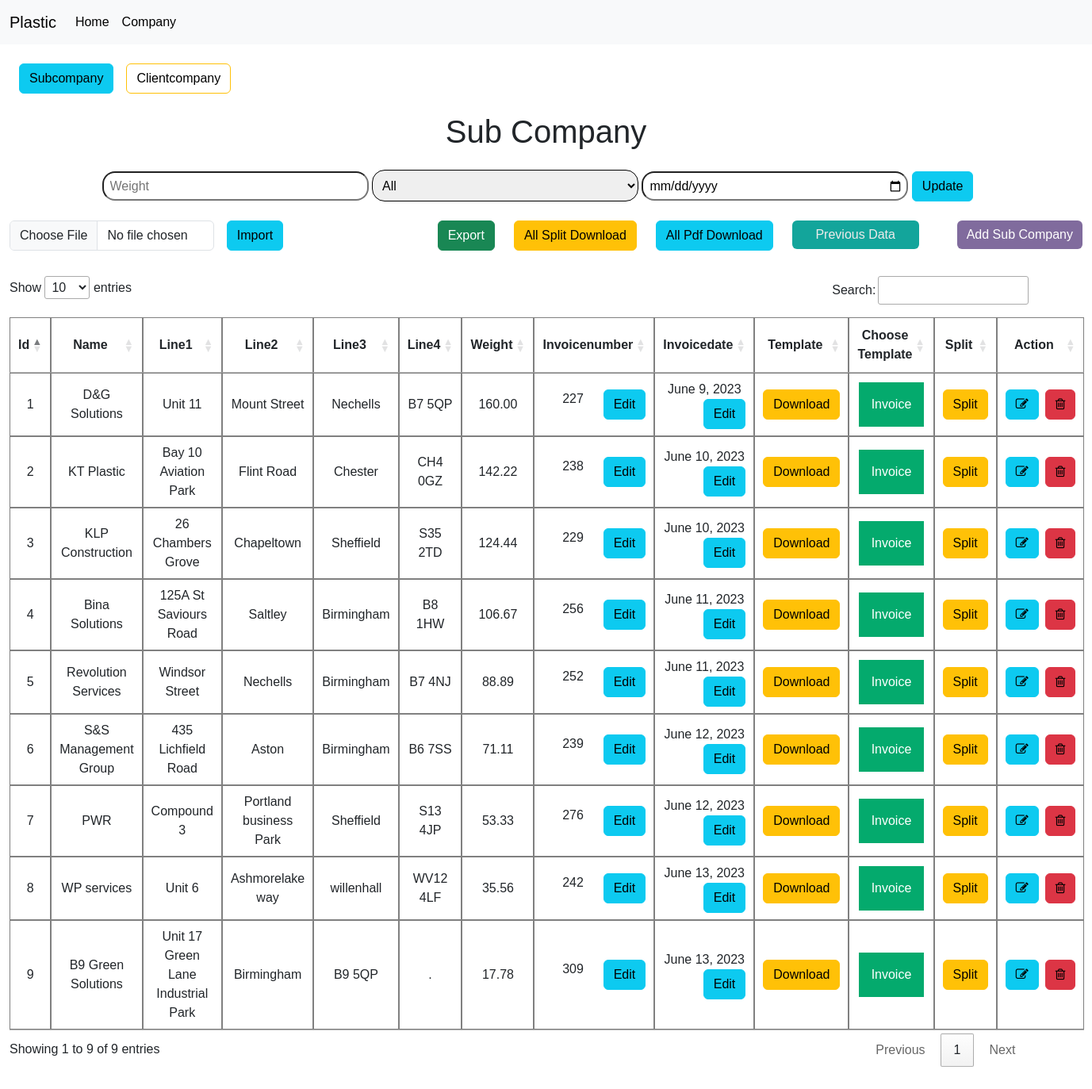
The page /subcompanyone/3/ on the database as committed earlier.
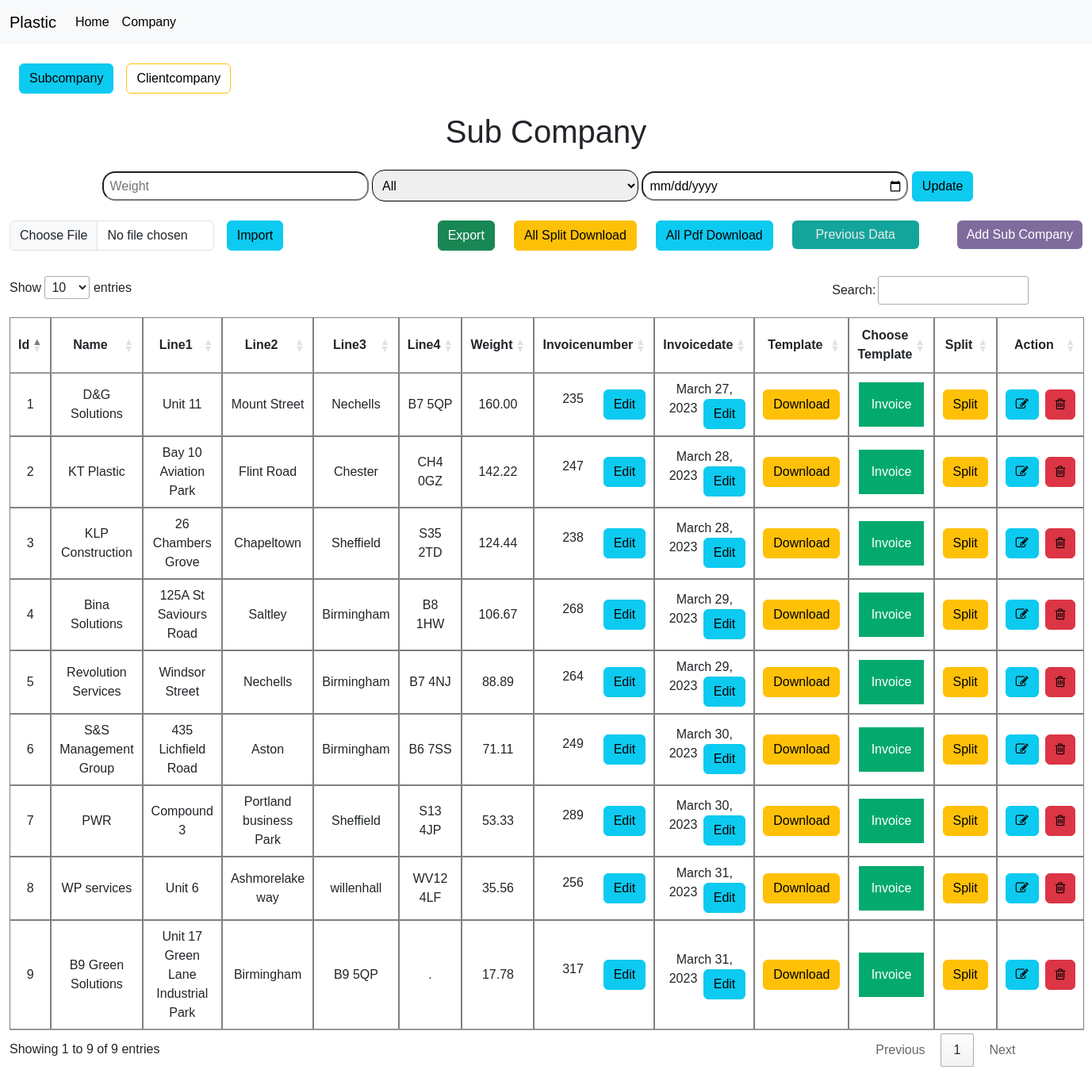
The same page on the database as committed later.
### excelapp/models.py (models this page shows, shortened)
class SubCompany(models.Model):
    head_company = models.ForeignKey(HeadCompany, on_delete=models.CASCADE)
    name = models.CharField(max_length=100)
    line1 = models.CharField(max_length=150)
    line2 = models.CharField(max_length=150)
    line3 = models.CharField(max_length=150)
    line4 = models.CharField(max_length=150)
    urlname = models.CharField(max_length=150, null=True, blank=True)
    weight = models.DecimalField(max_digits=7,null=True, blank=True, decimal_places=2)
    Invoicenumber = models.IntegerField(null=True, blank=True)
    date = models.DateField(auto_now_add=True)
    invoicedate = models.DateField(null=True, blank=True)
    rangemin = models.FloatField(null=True, blank=True)
    rangemax = models.FloatField(null=True, blank=True)

### excelapp/views.py (the view, shortened to what this page needs)
# urls.py: path('subcompanyone/<int:id>/', SubCompanyOneView.as_view(), name="subcompanyone"),
class SubCompanyOneView(View):
    def get(self, request, id):
        subform = SubcompanyForm()
        headcom = HeadCompany.objects.get(id=id)
        subview = SubCompany.objects.filter(head_company = headcom)
        return render(request, "subcompanyone.html", {'subview' :subview, 'myid' : id, 'form' : subform})

### excelapp/forms.py
class SubcompanyForm(forms.ModelForm):
    class Meta:
        model = SubCompany
        fields = ('head_company',  'name', 'line1', 'line2', 'line3', 'line4', 'invoicedate', 'rangemin', 'rangemax')
        widgets = {
            'head_company': forms.Select(attrs={'class': 'form-control'}),
            'name': forms.TextInput(attrs={'class': 'form-control', 'placeholder' : 'Name'}),
            'line1': forms.TextInput(attrs={'class': 'form-control', 'placeholder' : 'line1'}),
            'line2': forms.TextInput(attrs={'class': 'form-control', 'placeholder' : 'line2'}),
            'line3': forms.TextInput(attrs={'class': 'form-control', 'placeholder' : 'line3'}),
            'line4': forms.TextInput(attrs={'class': 'form-control', 'placeholder' : 'line4'}),
            'rangemin': forms.NumberInput(attrs={'class': 'form-control', 'placeholder' : 'Min'}),
            'rangemax': forms.NumberInput(attrs={'class': 'form-control',  'placeholder' : 'Max'}),
            'invoicedate': forms.DateInput(attrs={'type' :'date',  'class': 'form-control',  'placeholder' : 'Max'}),
        }

### excelapp/models.py (called while the page is built)
    def __str__(self):
        return self.name

### excelapp/templates/subcompanyone.html (shortened to what the changed rows need)
{% extends 'base.html' %}
{% block content %}
<div class="container mt-4 text-center mb-4">
    <h1>Sub Company</h1>
  </div>
            <thead>
                <tr>
                    <th>Id</th>
                    <th>Name </th>
                    <th>Line1 </th>
                    <th>Line2 </th>
                    <th>Line3 </th>
                    <th>Line4 </th>
                    <th>Weight </th>
                    <th>Invoicenumber </th>
                    <th>Invoicedate </th>
                    <th>Template </th>
                    <th>Choose Template </th>
                    <th>Split </th>
                    <th>Action </th>
                </tr>
            </thead>
            <tbody>
                {% for sub in  subview %}
                <tr>
                  <td>{{sub.id}}</td>
                    <td>{{sub.name}}</td>
                    <td>{{sub.line1}}</td>
                    <td>{{sub.line2}}</td>
                    <td>{{sub.line3}}</td>
                    <td>{{sub.line4}}</td>
                    <td>{{sub.weight}}</td>
                    <td>{{sub.Invoicenumber}} <a
                      href="#"
                      class="btn btn-info"
                      onclick="showModelwithNumber('{{sub.id}}')"
                      >Edit</a
                    >
                    </td>
                    <td> <span>{{sub.invoicedate}} <a
                      href="#"
                      class="btn btn-info"
                      onclick="showModelwithDate('{{sub.id}}')"
                      >Edit</a
                    >
                    </span>  </td>
                    <td><a href="/{{sub.urlname}}/{{sub.id}}" class="btn btn-warning">Download</a></td>
                    <td><div class="dropdown">
                      <button class="dropbtn">Invoice</button>
                    </div></td>
                    <td><a href="{% url 'subcompnaysplit' sub.id %}" class="btn btn-warning">Split</a></td>
                    <td> <div class="d-flex"><a href="{% url 'subcompanyupdate' id=sub.id id2=myid %}" class="btn btn-info me-2"><i class="fa fa-pencil-square-o" aria-hidden="true"></i></a> <a href="{% url 'subcompanydelete' id=sub.id id2=myid %}" class="btn btn-danger"><i class="fa fa-trash-o" aria-hidden="true"></i></a></div> </td>
                {% endfor %}
                </tr>
            </tbody>
{% endblock %}

Rows that differ between the two databases and show on the page:
changed SubCompany "D&G Solutions": Invoicenumber "227" → "235"; invoicedate "June 9, 2023" → "March 27, 2023"
changed SubCompany "KT Plastic": Invoicenumber "238" → "247"; invoicedate "June 10, 2023" → "March 28, 2023"
changed SubCompany "KLP Construction": Invoicenumber "229" → "238"; invoicedate "June 10, 2023" → "March 28, 2023"
changed SubCompany "Bina Solutions": Invoicenumber "256" → "268"; invoicedate "June 11, 2023" → "March 29, 2023"
changed SubCompany "Revolution Services": Invoicenumber "252" → "264"; invoicedate "June 11, 2023" → "March 29, 2023"
changed SubCompany "S&S Management Group": Invoicenumber "239" → "249"; invoicedate "June 12, 2023" → "March 30, 2023"
changed SubCompany "PWR": Invoicenumber "276" → "289"; invoicedate "June 12, 2023" → "March 30, 2023"
changed SubCompany "WP services": Invoicenumber "242" → "256"; invoicedate "June 13, 2023" → "March 31, 2023"
changed SubCompany "B9 Green Solutions": Invoicenumber "309" → "317"; invoicedate "June 13, 2023" → "March 31, 2023"
